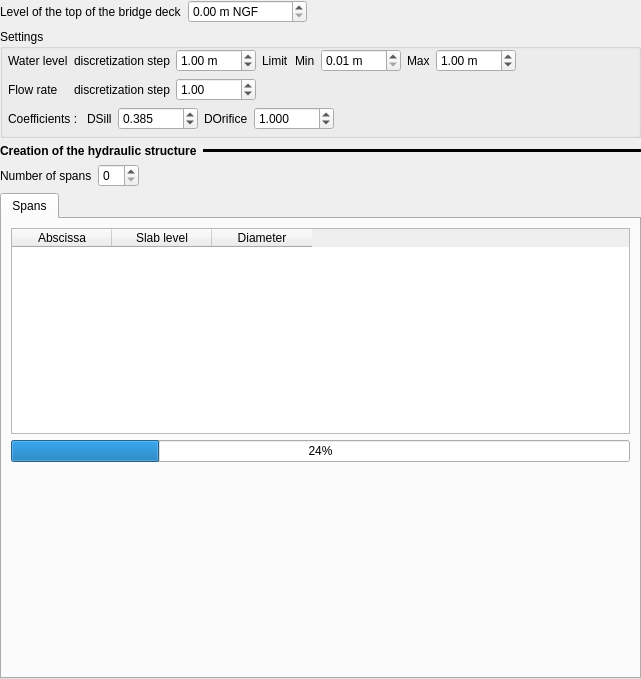
<?xml version="1.0" encoding="UTF-8"?>
<ui version="4.0">
 <class>Form</class>
 <widget class="QWidget" name="Form">
  <property name="geometry">
   <rect>
    <x>0</x>
    <y>0</y>
    <width>641</width>
    <height>679</height>
   </rect>
  </property>
  <property name="windowTitle">
   <string>Form</string>
  </property>
  <layout class="QVBoxLayout" name="verticalLayout">
   <property name="leftMargin">
    <number>0</number>
   </property>
   <property name="topMargin">
    <number>0</number>
   </property>
   <property name="rightMargin">
    <number>0</number>
   </property>
   <property name="bottomMargin">
    <number>0</number>
   </property>
   <item>
    <layout class="QGridLayout" name="gridLayout_2">
     <item row="1" column="2">
      <spacer name="horizontalSpacer_3">
       <property name="orientation">
        <enum>Qt::Horizontal</enum>
       </property>
       <property name="sizeHint" stdset="0">
        <size>
         <width>40</width>
         <height>20</height>
        </size>
       </property>
      </spacer>
     </item>
     <item row="1" column="0">
      <widget class="QLabel" name="label_6">
       <property name="text">
        <string>Level of the top of the bridge deck</string>
       </property>
      </widget>
     </item>
     <item row="1" column="1">
      <widget class="QDoubleSpinBox" name="dsb_cote_tab">
       <property name="maximumSize">
        <size>
         <width>120</width>
         <height>16777215</height>
        </size>
       </property>
       <property name="suffix">
        <string> m NGF</string>
       </property>
       <property name="maximum">
        <double>10000.000000000000000</double>
       </property>
      </widget>
     </item>
    </layout>
   </item>
   <item>
    <widget class="QGroupBox" name="groupBox_4">
     <property name="title">
      <string>Settings</string>
     </property>
     <layout class="QVBoxLayout" name="verticalLayout_16">
      <property name="leftMargin">
       <number>5</number>
      </property>
      <property name="topMargin">
       <number>0</number>
      </property>
      <property name="rightMargin">
       <number>5</number>
      </property>
      <property name="bottomMargin">
       <number>5</number>
      </property>
      <item>
       <layout class="QGridLayout" name="gridLayout_9">
        <item row="0" column="4">
         <layout class="QHBoxLayout" name="horizontalLayout_12">
          <item>
           <widget class="QLabel" name="label_34">
            <property name="text">
             <string>Min</string>
            </property>
           </widget>
          </item>
          <item>
           <widget class="QDoubleSpinBox" name="dsb_h_min">
            <property name="maximumSize">
             <size>
              <width>80</width>
              <height>16777215</height>
             </size>
            </property>
            <property name="suffix">
             <string> m</string>
            </property>
            <property name="minimum">
             <double>0.010000000000000</double>
            </property>
            <property name="maximum">
             <double>10000.000000000000000</double>
            </property>
           </widget>
          </item>
          <item>
           <widget class="QLabel" name="label_35">
            <property name="text">
             <string>Max</string>
            </property>
           </widget>
          </item>
          <item>
           <widget class="QDoubleSpinBox" name="dsb_h_max">
            <property name="maximumSize">
             <size>
              <width>80</width>
              <height>16777215</height>
             </size>
            </property>
            <property name="suffix">
             <string> m</string>
            </property>
            <property name="minimum">
             <double>0.010000000000000</double>
            </property>
            <property name="maximum">
             <double>10000.000000000000000</double>
            </property>
            <property name="value">
             <double>1.000000000000000</double>
            </property>
           </widget>
          </item>
          <item>
           <spacer name="horizontalSpacer_12">
            <property name="orientation">
             <enum>Qt::Horizontal</enum>
            </property>
            <property name="sizeHint" stdset="0">
             <size>
              <width>40</width>
              <height>20</height>
             </size>
            </property>
           </spacer>
          </item>
         </layout>
        </item>
        <item row="0" column="1">
         <widget class="QLabel" name="label">
          <property name="text">
           <string>discretization step</string>
          </property>
         </widget>
        </item>
        <item row="0" column="0">
         <widget class="QLabel" name="label_29">
          <property name="text">
           <string>Water level</string>
          </property>
         </widget>
        </item>
        <item row="0" column="3">
         <widget class="QLabel" name="label_28">
          <property name="text">
           <string>Limit</string>
          </property>
         </widget>
        </item>
        <item row="0" column="2">
         <widget class="QDoubleSpinBox" name="dsb_h_pas">
          <property name="maximumSize">
           <size>
            <width>80</width>
            <height>16777215</height>
           </size>
          </property>
          <property name="suffix">
           <string> m</string>
          </property>
          <property name="minimum">
           <double>0.010000000000000</double>
          </property>
          <property name="maximum">
           <double>10000.000000000000000</double>
          </property>
          <property name="value">
           <double>1.000000000000000</double>
          </property>
         </widget>
        </item>
        <item row="1" column="1">
         <widget class="QLabel" name="label_2">
          <property name="text">
           <string>discretization step</string>
          </property>
         </widget>
        </item>
        <item row="1" column="2">
         <widget class="QDoubleSpinBox" name="dsb_q_pas">
          <property name="maximumSize">
           <size>
            <width>80</width>
            <height>16777215</height>
           </size>
          </property>
          <property name="minimum">
           <double>0.010000000000000</double>
          </property>
          <property name="maximum">
           <double>10000.000000000000000</double>
          </property>
          <property name="value">
           <double>1.000000000000000</double>
          </property>
         </widget>
        </item>
        <item row="1" column="0">
         <widget class="QLabel" name="label_30">
          <property name="text">
           <string>Flow rate</string>
          </property>
         </widget>
        </item>
       </layout>
      </item>
      <item>
       <layout class="QHBoxLayout" name="horizontalLayout_13">
        <item>
         <widget class="QLabel" name="label_3">
          <property name="text">
           <string>Coefficients : </string>
          </property>
         </widget>
        </item>
        <item>
         <widget class="QLabel" name="label_36">
          <property name="text">
           <string>DSill</string>
          </property>
         </widget>
        </item>
        <item>
         <widget class="QDoubleSpinBox" name="dsb_ds">
          <property name="maximumSize">
           <size>
            <width>80</width>
            <height>16777215</height>
           </size>
          </property>
          <property name="decimals">
           <number>3</number>
          </property>
          <property name="maximum">
           <double>10000.000000000000000</double>
          </property>
          <property name="value">
           <double>0.385000000000000</double>
          </property>
         </widget>
        </item>
        <item>
         <widget class="QLabel" name="label_37">
          <property name="text">
           <string>DOrifice</string>
          </property>
         </widget>
        </item>
        <item>
         <widget class="QDoubleSpinBox" name="dsb_do">
          <property name="maximumSize">
           <size>
            <width>80</width>
            <height>16777215</height>
           </size>
          </property>
          <property name="decimals">
           <number>3</number>
          </property>
          <property name="maximum">
           <double>10000.000000000000000</double>
          </property>
          <property name="value">
           <double>1.000000000000000</double>
          </property>
         </widget>
        </item>
        <item>
         <spacer name="horizontalSpacer_13">
          <property name="orientation">
           <enum>Qt::Horizontal</enum>
          </property>
          <property name="sizeHint" stdset="0">
           <size>
            <width>40</width>
            <height>20</height>
           </size>
          </property>
         </spacer>
        </item>
       </layout>
      </item>
     </layout>
    </widget>
   </item>
   <item>
    <layout class="QHBoxLayout" name="horizontalLayout_6">
     <item>
      <widget class="QLabel" name="label_11">
       <property name="sizePolicy">
        <sizepolicy hsizetype="Maximum" vsizetype="Preferred">
         <horstretch>0</horstretch>
         <verstretch>0</verstretch>
        </sizepolicy>
       </property>
       <property name="font">
        <font>
         <weight>75</weight>
         <bold>true</bold>
        </font>
       </property>
       <property name="text">
        <string>Creation of the hydraulic structure</string>
       </property>
      </widget>
     </item>
     <item>
      <widget class="Line" name="line_3">
       <property name="frameShadow">
        <enum>QFrame::Plain</enum>
       </property>
       <property name="lineWidth">
        <number>10</number>
       </property>
       <property name="midLineWidth">
        <number>4</number>
       </property>
       <property name="orientation">
        <enum>Qt::Horizontal</enum>
       </property>
      </widget>
     </item>
    </layout>
   </item>
   <item>
    <layout class="QHBoxLayout" name="horizontalLayout_2">
     <item>
      <widget class="QLabel" name="label_18">
       <property name="text">
        <string>Number of spans</string>
       </property>
      </widget>
     </item>
     <item>
      <widget class="QSpinBox" name="sb_nb_trav">
       <property name="maximumSize">
        <size>
         <width>80</width>
         <height>16777215</height>
        </size>
       </property>
       <property name="value">
        <number>0</number>
       </property>
      </widget>
     </item>
     <item>
      <spacer name="horizontalSpacer">
       <property name="orientation">
        <enum>Qt::Horizontal</enum>
       </property>
       <property name="sizeHint" stdset="0">
        <size>
         <width>40</width>
         <height>20</height>
        </size>
       </property>
      </spacer>
     </item>
    </layout>
   </item>
   <item>
    <widget class="QTabWidget" name="clas_met">
     <property name="currentIndex">
      <number>0</number>
     </property>
     <widget class="QWidget" name="ong_trav">
      <attribute name="title">
       <string>Spans</string>
      </attribute>
      <layout class="QVBoxLayout" name="verticalLayout_6">
       <item>
        <widget class="QTableWidget" name="tab_trav">
         <property name="sizePolicy">
          <sizepolicy hsizetype="Minimum" vsizetype="Expanding">
           <horstretch>0</horstretch>
           <verstretch>0</verstretch>
          </sizepolicy>
         </property>
         <property name="alternatingRowColors">
          <bool>true</bool>
         </property>
         <attribute name="verticalHeaderDefaultSectionSize">
          <number>24</number>
         </attribute>
         <column>
          <property name="text">
           <string>Abscissa</string>
          </property>
         </column>
         <column>
          <property name="text">
           <string>Slab level</string>
          </property>
         </column>
         <column>
          <property name="text">
           <string>Diameter</string>
          </property>
         </column>
        </widget>
       </item>
       <item>
        <widget class="QProgressBar" name="progressBar">
         <property name="value">
          <number>24</number>
         </property>
        </widget>
       </item>
       <item>
        <spacer name="verticalSpacer">
         <property name="orientation">
          <enum>Qt::Vertical</enum>
         </property>
         <property name="sizeHint" stdset="0">
          <size>
           <width>20</width>
           <height>40</height>
          </size>
         </property>
        </spacer>
       </item>
      </layout>
     </widget>
    </widget>
   </item>
  </layout>
 </widget>
 <resources/>
 <connections/>
</ui>
